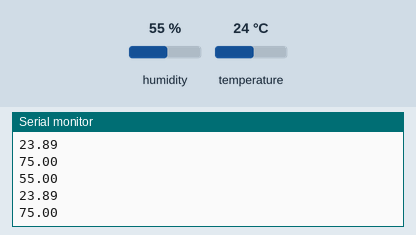
This sketch was run on a simulated Arduino Uno, built with avr-gcc and run on an emulated ATmega328P. Parts: the last lines printed to the serial monitor. The test bench sets the inputs (shaded band); at power-on: humidity 55 %, temperature 24 °C.

Above: at 1.3 s.
1.4 s: humidity set to 22 %
At 2.6 s:
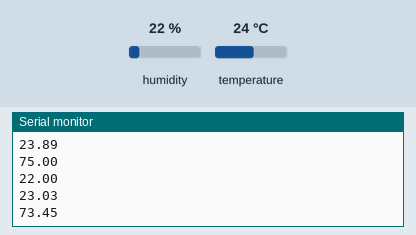
4.1 s: temperature set to 12 °C
At 4.6 s:
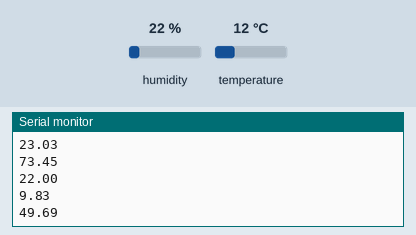
6.8 s: humidity set to 40 %
At 8.7 s:
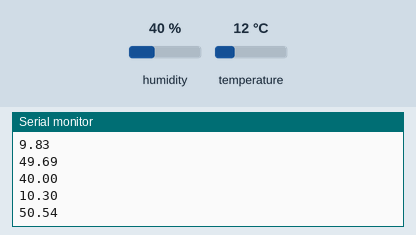
Timing chart, 0 to 10.2 s (numbered marks = the images above; inputs shaded):
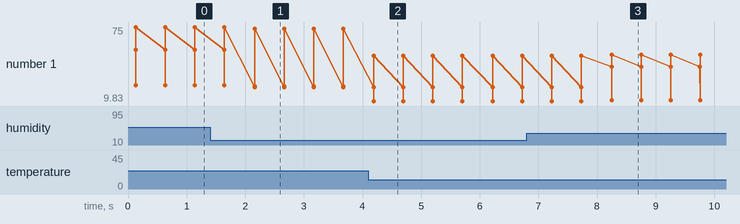

The sketch:

DHT11.ino
```cpp
#include "DHT_Controller.h"

void setup()
{
  Serial.begin(115200);
  delay(10);
  DHTSetup();
}

void loop()
{
  PrintDHTData();
  delay(500);
}
```

DHT_Controller.h
```cpp
#include <DHT.h>

#define DHTTYPE DHT11
#define DHT_PIN 1
DHT dht(DHT_PIN, DHTTYPE);

typedef struct DHTData{
    float humidity = 0;
    float temperature = 0;
} DHTData;

void DHTSetup(){
    dht.begin();
    Serial.println("DHT11 Setup successfully!");
    delay(100);
}

DHTData GetDHTData(bool celsiusTemp = true){
    DHTData data;
    float h = dht.readHumidity();
    float t = dht.readTemperature();
    float f = dht.readTemperature(true);
    if (isnan(h) || isnan(t) || isnan(f))
    {
        Serial.println("Fail getting DHT data!");
    }
    else{
        data.humidity = h;
        if(celsiusTemp){
            data.temperature = dht.computeHeatIndex(t, h, false);
        } else {
            data.temperature = dht.computeHeatIndex(f, h);
        }
    }

    return data;
}

void PrintDHTData(){
    float h = dht.readHumidity();
    float t = dht.readTemperature();
    float f = dht.readTemperature(true);
    if (isnan(h) || isnan(t) || isnan(f))
    {
        Serial.println("Fail getting DHT data!");
    }
    else{
        Serial.println(h);
        Serial.println(dht.computeHeatIndex(t, h, false));
        Serial.println(dht.computeHeatIndex(f, h));
    }

}
```

Measured:
- after the input at 1.4 s, the serial monitor: prints a new line after 0.76 s (image 1)
- after the input at 4.1 s, the serial monitor: prints a new line after 0.09 s (image 2)
- after the input at 6.8 s, the serial monitor: prints a new line after 1.5 s (image 3)
- plotted number 1: 75 → 73.45 after the input at 1.4 s, 73.45 → 49.69 after the input at 4.1 s, 49.69 → 50.54 after the input at 6.8 s
